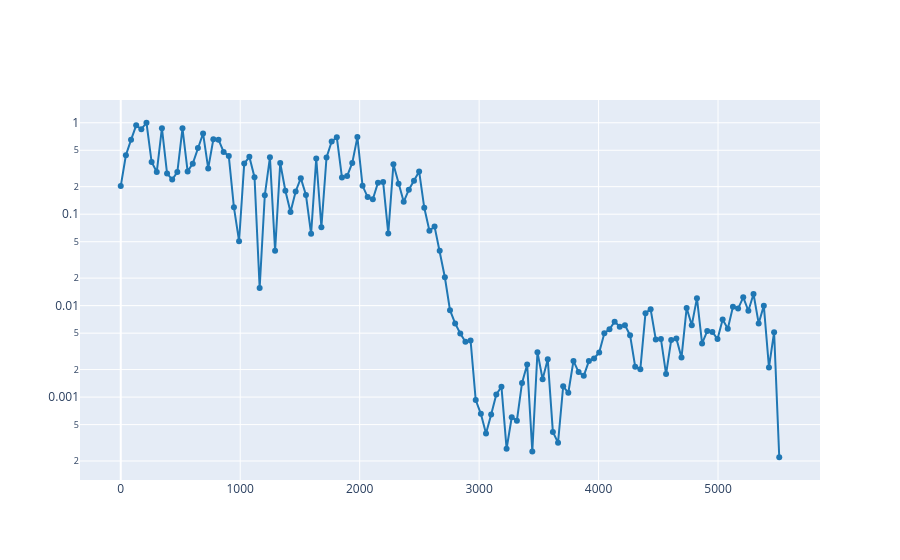

Notebook code for this chart:
### Markdown cell above
1.2. Select a time where almost all harmonics are present and plot the spectrum at that time.

### Code cell
f0 = 440
T = 1 / f0
t_start = 0.15                
t_end = t_start + 5 * T 

plot_spectrum_at(ff, tt, S, t_end - t_start)

### Figure 1 — Plotly figure (JSON) as saved in the notebook; plotly's stock layout.template omitted (floating-point values rounded to 4 significant figures; data arrays with more than 128 entries replaced by an {"elided": "..."} marker saying what was removed)
{"data": [{"line": {"color": "#1f77b4", "shape": "linear"}, "mode": "lines+markers", "type": "scatter", "x": {"elided": "513 float values"}, "y": {"elided": "129 float values"}}], "layout": {"yaxis": {"type": "log"}}}
